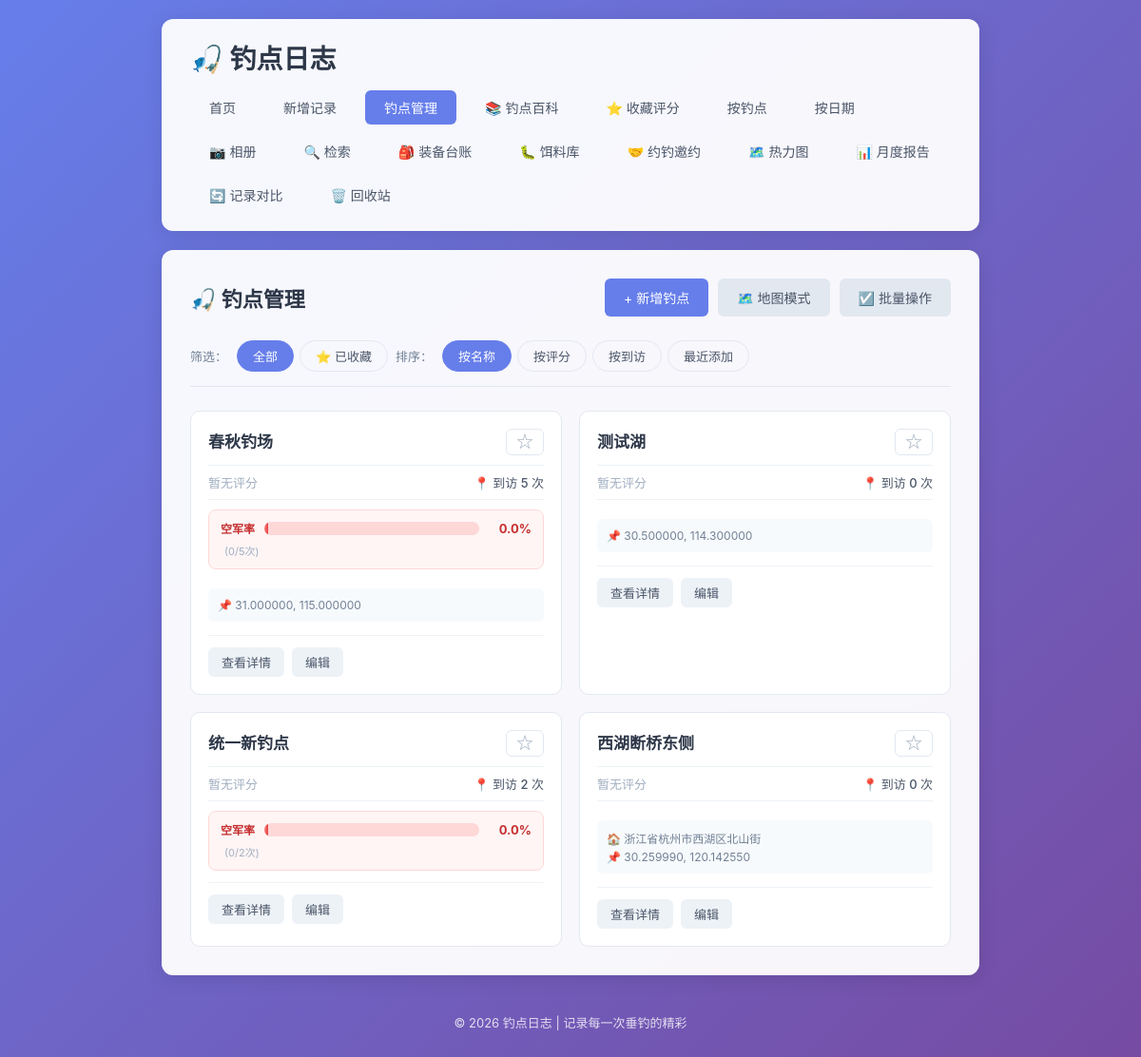
Screenshot of /spots with the database file from the repository.
### tables this page shows
CREATE TABLE fishing_spots (
            id INTEGER PRIMARY KEY AUTOINCREMENT,
            name TEXT NOT NULL UNIQUE,
            description TEXT,
            latitude REAL,
            longitude REAL,
            address TEXT,
            is_favorite INTEGER DEFAULT 0,
            created_at TIMESTAMP DEFAULT CURRENT_TIMESTAMP
        , deleted_at TIMESTAMP);

### app.py (the view)
@app.route('/spots')
def spots_list():
    conn = get_db()
    filter_type = request.args.get('filter', 'all')
    sort_by = request.args.get('sort', 'name')
    query = '''
        SELECT s.*,
               (SELECT AVG(r.rating) FROM spot_ratings r WHERE r.spot_id = s.id) as avg_rating,
               (SELECT COUNT(*) FROM spot_ratings r WHERE r.spot_id = s.id) as rating_count
        FROM fishing_spots s
        WHERE s.deleted_at IS NULL
    '''
    params = []
    conditions = []
    if filter_type == 'favorite':
        conditions.append('s.is_favorite = 1')
    if conditions:
        query += ' AND ' + ' AND '.join(conditions)
    if sort_by == 'rating':
        query += ' ORDER BY avg_rating IS NULL, avg_rating DESC, s.name'
    elif sort_by == 'visit':
        query += ' ORDER BY (SELECT COUNT(*) FROM fishing_logs l WHERE l.spot = s.name) DESC, s.name'
    elif sort_by == 'recent':
        query += ' ORDER BY s.created_at DESC'
    else:
        query += ' ORDER BY s.name'
    spots = conn.execute(query, params).fetchall()
    spot_list = []
    for spot in spots:
        spot_dict = dict(spot)
        spot_dict['visit_count'] = get_spot_visit_count(conn, spot['name'])
        spot_dict['avg_rating'] = round(spot_dict['avg_rating'], 1) if spot_dict['avg_rating'] else 0
        spot_dict['skunk_stats'] = get_spot_skunk_stats(conn, spot['name'])
        spot_list.append(spot_dict)
    conn.close()
    return render_template('spots.html', spots=spot_list, filter_type=filter_type, sort_by=sort_by)

### app.py (called while the page is built)
def get_db():
    conn = sqlite3.connect(DB_PATH)
    conn.row_factory = sqlite3.Row
    return conn

def get_spot_visit_count(conn, spot_name):
    result = conn.execute(
        'SELECT COUNT(*) as cnt FROM fishing_logs WHERE spot = ? AND deleted_at IS NULL',
        (spot_name,)
    ).fetchone()
    return result['cnt'] if result else 0

def is_skunked(harvest_str):
    if not harvest_str:
        return True
    harvest_str = str(harvest_str).strip()
    if not harvest_str:
        return True
    zero_keywords = [
        '空军', '白板', '打龟', '空手', '空竿', '光头',
        '没钓到', '无收获', '零收获', '零', '0', '打飞机',
        '参军', '空', '龟', '白跑一趟', '参军了', '空军了'
    ]
    lower_str = harvest_str.lower()
    for kw in zero_keywords:
        if kw.lower() in lower_str:
            return True
    return False

### templates/spots.html (shortened to what this page needs)
{% extends 'base.html' %}
{% block content %}
    <div class="page-header">
        <h2>🎣 钓点管理</h2>
        <div style="display: flex; gap: 10px; flex-wrap: wrap;">
            <a href="{{ url_for('add_spot') }}" class="btn btn-primary">+ 新增钓点</a>
            <button class="btn btn-secondary" id="toggle-map-btn" onclick="toggleMapView()">🗺️ 地图模式</button>
            <button class="btn btn-secondary" id="toggleBatchBtn" onclick="toggleBatchMode()">☑️ 批量操作</button>
        </div>
    </div>
    <div class="filter-bar">
        <div class="filter-group">
            <span class="filter-label">筛选：</span>
            <a href="{{ url_for('spots_list', filter='all', sort=sort_by) }}" class="filter-btn {% if filter_type == 'all' %}active{% endif %}">全部</a>
            <a href="{{ url_for('spots_list', filter='favorite', sort=sort_by) }}" class="filter-btn {% if filter_type == 'favorite' %}active{% endif %}">⭐ 已收藏</a>
        </div>
        <div class="filter-group">
            <span class="filter-label">排序：</span>
            <a href="{{ url_for('spots_list', filter=filter_type, sort='name') }}" class="filter-btn {% if sort_by == 'name' %}active{% endif %}">按名称</a>
            <a href="{{ url_for('spots_list', filter=filter_type, sort='rating') }}" class="filter-btn {% if sort_by == 'rating' %}active{% endif %}">按评分</a>
            <a href="{{ url_for('spots_list', filter=filter_type, sort='visit') }}" class="filter-btn {% if sort_by == 'visit' %}active{% endif %}">按到访</a>
            <a href="{{ url_for('spots_list', filter=filter_type, sort='recent') }}" class="filter-btn {% if sort_by == 'recent' %}active{% endif %}">最近添加</a>
        </div>
    </div>
    <div id="spots-list-container">
    {% if spots %}
        <div class="spot-grid">
            {% for spot in spots %}
                <div class="spot-card  " data-spot-id="{{ spot['id'] }}" data-spot-name="{{ spot['name'] }}">
                    <div class="spot-card-header">
                        <div class="spot-title-row">
                            <h3 class="spot-name">
                                <a href="{{ url_for('spot_detail', spot_id=spot['id']) }}">{{ spot['name'] }}</a>
                            </h3>
                            <button class="favorite-btn {% if spot['is_favorite'] %}favorited{% endif %}"
                                    data-spot-id="{{ spot['id'] }}"
                                    onclick="toggleFavorite(this); event.stopPropagation();">
                                {% if spot['is_favorite'] %}★{% else %}☆{% endif %}
                            </button>
                        </div>
                        <div class="spot-stats">
                            <div class="spot-rating">
                                {% if spot['avg_rating'] > 0 %}
                                    <span class="rating-stars">
                                        {% for i in range(5) %}
                                            {% if i < spot['avg_rating']|round(0, 'floor') %}★
                                            {% else %}☆{% endif %}
                                        {% endfor %}
                                    </span>
                                    <span class="rating-value">{{ spot['avg_rating'] }}</span>
                                    <span class="rating-count">({{ spot['rating_count'] }})</span>
                                {% else %}
                                    <span class="no-rating">暂无评分</span>
                                {% endif %}
                            </div>
                            <div class="spot-visits">
                                📍 到访 {{ spot['visit_count'] }} 次
                            </div>
                        </div>
                        {% if spot['skunk_stats']['total_count'] > 0 %}
                        <div class="spot-skunk-stats">
                            <div class="skunk-rate-container">
                                <span class="skunk-rate-label">空军率</span>
                                <div class="skunk-rate-bar">
                                    <div class="skunk-rate-fill" style="width: {{ spot['skunk_stats']['skunk_rate'] }}%"></div>
                                </div>
                                <span class="skunk-rate-value">{{ spot['skunk_stats']['skunk_rate'] }}%</span>
                            </div>
                            <span class="skunk-count-text">({{ spot['skunk_stats']['skunk_count'] }}/{{ spot['skunk_stats']['total_count'] }}次)</span>
                        </div>
                        {% endif %}
                    </div>
                    {% if spot['address'] or spot['latitude'] %}
                        <div class="spot-location">
                            {% if spot['address'] %}
                                <span class="spot-address">🏠 {{ spot['address'] }}</span>
                            {% endif %}
                            {% if spot['latitude'] and spot['longitude'] %}
                                <span class="spot-coords">
                                    📌 {{ '%.6f'|format(spot['latitude']) }}, {{ '%.6f'|format(spot['longitude']) }}
                                </span>
                            {% endif %}
                        </div>
                    {% endif %}
                    <div class="spot-card-footer">
                        <a href="{{ url_for('spot_detail', spot_id=spot['id']) }}" class="btn btn-small">查看详情</a>
                        <a href="{{ url_for('edit_spot', spot_id=spot['id']) }}" class="btn btn-small">编辑</a>
                    </div>
                </div>
            {% endfor %}
        </div>
    {% else %}
        <div class="empty-state">
            <p>{% if filter_type == 'favorite' %}还没有收藏的钓点哦！{% else %}还没有添加任何钓点，快去添加第一个吧！{% endif %}</p>
            <a href="{{ url_for('add_spot') }}" class="btn btn-primary">+ 新增钓点</a>
        </div>
    {% endif %}
    </div>
    <link rel="stylesheet" href="https://unpkg.com/leaflet@1.9.4/dist/leaflet.css" />
{% endblock %}

### rows the page displays
fishing_spots: name "春秋钓场", visit_count "5", skunk_stats.skunk_rate "0.0", skunk_stats.skunk_count "0", skunk_stats.total_count "5", latitude "31.000000", longitude "115.000000"
fishing_spots: name "测试湖", visit_count "0", latitude "30.500000", longitude "114.300000"
fishing_spots: name "统一新钓点", visit_count "2", skunk_stats.skunk_rate "0.0", skunk_stats.skunk_count "0", skunk_stats.total_count "2"
fishing_spots: name "西湖断桥东侧", visit_count "0", address "浙江省杭州市西湖区北山街", latitude "30.259990", longitude "120.142550"
